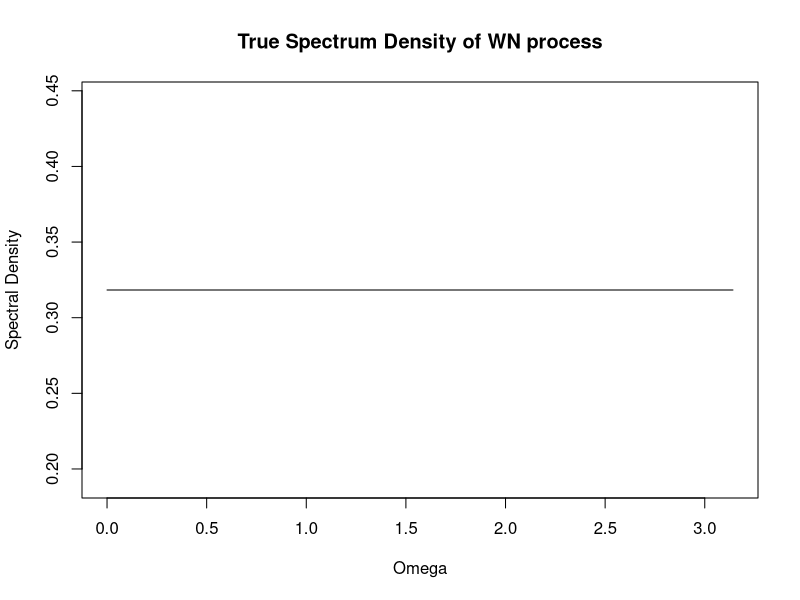
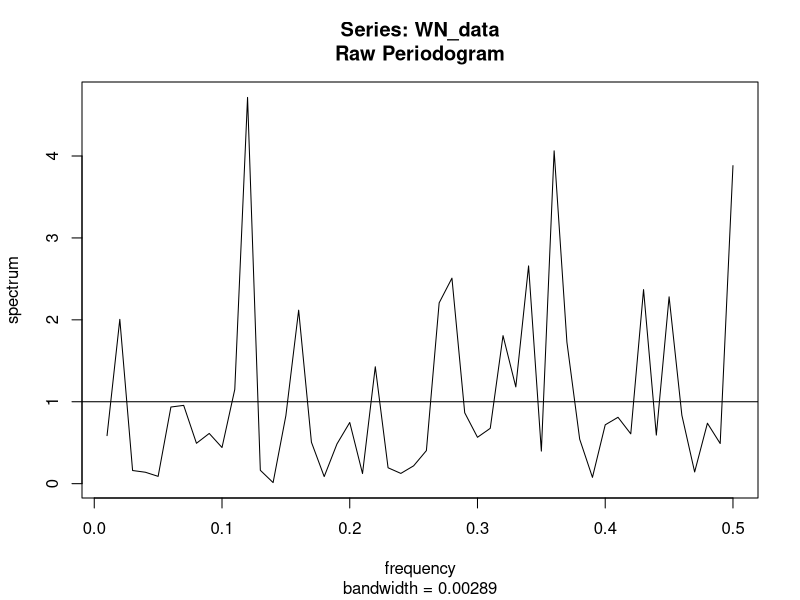
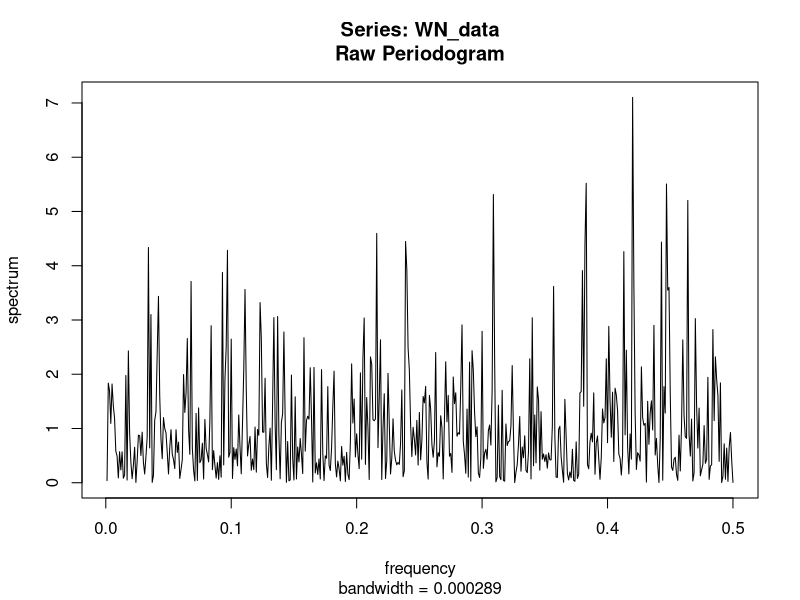
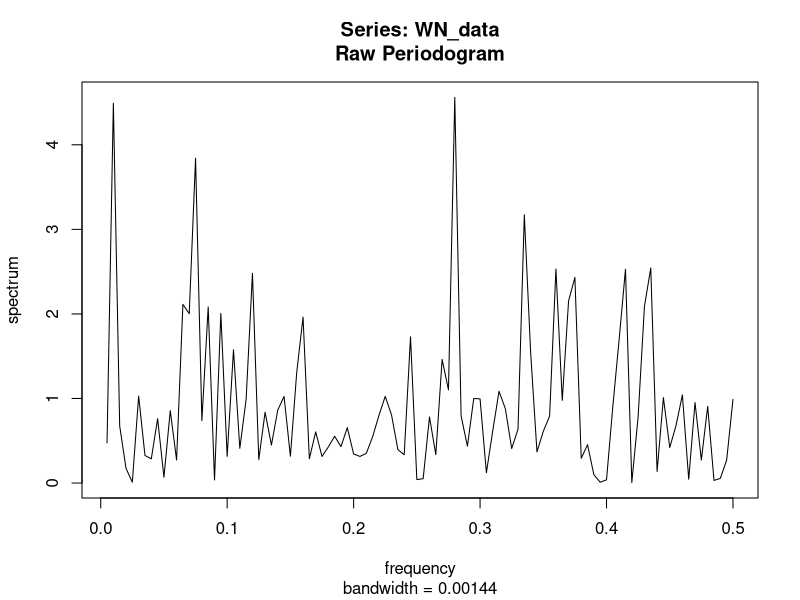
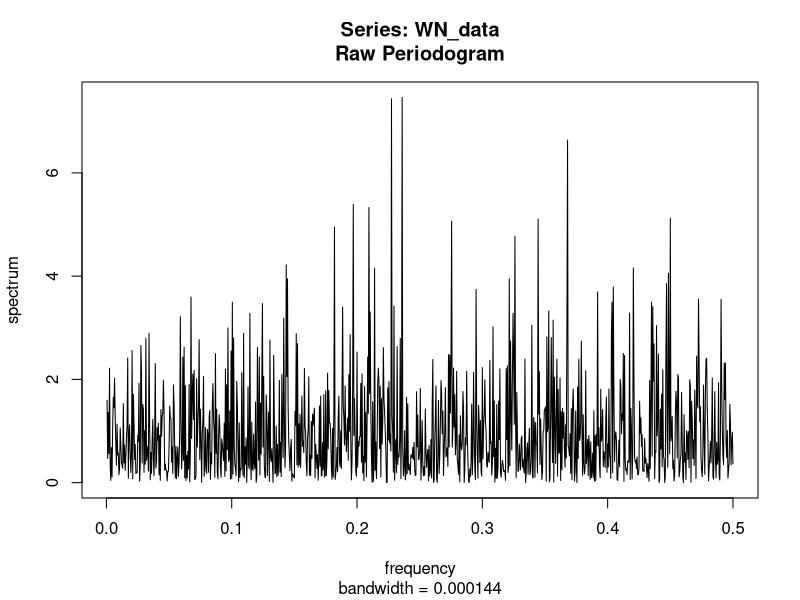
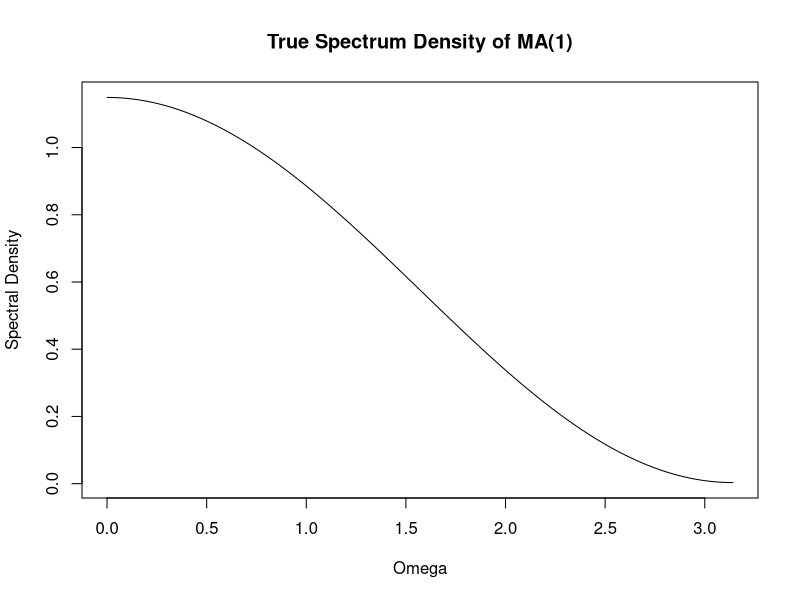
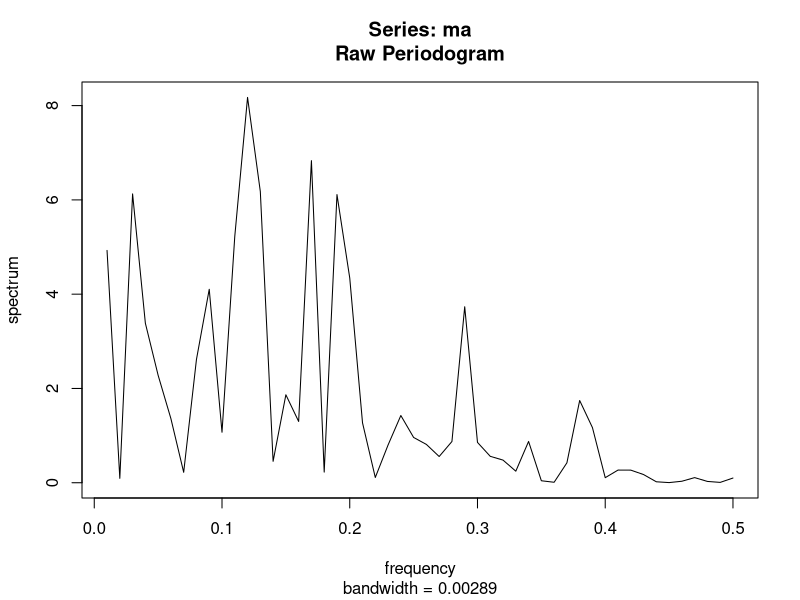
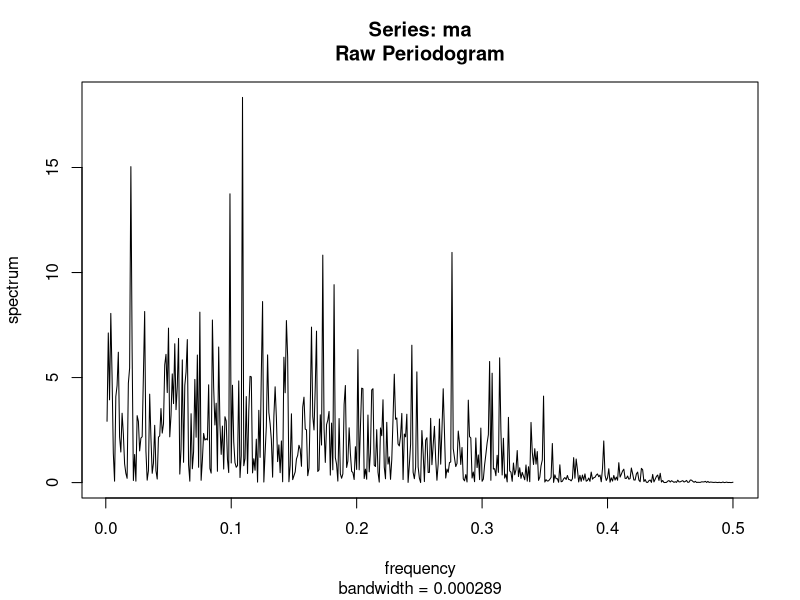

Generate these figures, in order, with R:
## ---- chunk 1
knitr::opts_chunk$set(echo = TRUE)
library(tidyverse)
library(knitr)
library(tseries)
library(zoo)
## ---- chunk 2
omega <- seq(0, pi, length=100)
y <- dunif(omega, min = 0, max = pi)
plot(omega, y, 
     type = 'l',
     main = "True Spectrum Density of WN process",
     ylab = "Spectral Density",
     xlab = "Omega")
## ---- chunk 3
n = 100
WN_data <- ts(rnorm(n,0,1))
spec.pgram(WN_data, log = "no")
abline(a = 1, b =0)
## ---- chunk 4
n = 1000
WN_data <- ts(rnorm(n,0,1))
spec.pgram(WN_data, log = "no")
## ---- chunk 5
n = 200
WN_data <- ts(rnorm(n,0,1))
spec.pgram(WN_data, log = "no")
n = 2000
WN_data <- ts(rnorm(n,0,1))
spec.pgram(WN_data, log = "no")
## ---- chunk 6
f_omega <- function(omega,beta = 0.9,simga = 1) {
  f_star = (1/pi)*(1 + (2*beta*cos(omega))/(1+beta^2))
  f = (1+beta^2)*simga^2*f_star
  return(f)
}
curve(f_omega,
      from = 0,
      to = pi,
      main = "True Spectrum Density of MA(1)",
      ylab = "Spectral Density",
      xlab = "Omega")
## ---- chunk 7
ma <- arima.sim(n = 100, model = list(ma = c(0.9)), sd = sqrt(1))
spec.pgram(ma, log = "no")
## ---- chunk 8
ma <- arima.sim(n = 1000, model = list(ma = c(0.9)), sd = sqrt(1))
spec.pgram(ma, log = "no")
## ---- chunk 9
ma <- arima.sim(n = 200, model = list(ma = c(0.9)), sd = sqrt(1))
spec.pgram(ma, log = "no")
ma <- arima.sim(n = 2000, model = list(ma = c(0.9)), sd = sqrt(1))
spec.pgram(ma, log = "no")
## ---- chunk 10
f_omega <- function(omega) {
  f = 1/(pi*(1 + 1.6*cos(omega) + 0.8^2))
  return(f)
}
curve(f_omega,
      from = 0,
      to = pi,
      main = "True Spectrum Density of AR(1)",
      ylab = "Spectral Density",
      xlab = "Omega")
## ---- chunk 11
ar <- arima.sim(n = 100, model = list(ar = c(-0.8)), sd = sqrt(1))
spec.pgram(ar, log = "no")
## ---- chunk 12
ar <- arima.sim(n = 1000, model = list(ma = c(-0.8)), sd = sqrt(1))
spec.pgram(ar, log = "no")
## ---- chunk 13
ar <- arima.sim(n = 2000, model = list(ar = c(-0.8)), sd = sqrt(1))
spec.pgram(ar, log = "no")
ar <- arima.sim(n = 5000, model = list(ma = c(-0.8)), sd = sqrt(1))
spec.pgram(ar, log = "no")
